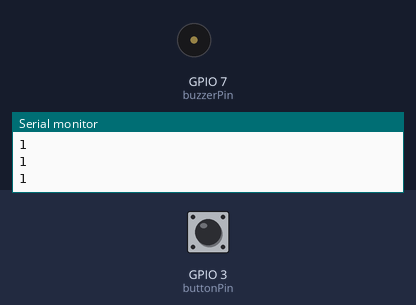
A sketch run on a simulated ESP32-S3. On the bench: buzzer (waves = sounding, pin HIGH), the last lines printed to the serial monitor. The inputs (shaded band) are chosen by the test bench; at power-on: GPIO 3 (buttonPin) HIGH.

Above: at 1.2 s.
1.3 s: GPIO 3 (buttonPin) pulled LOW for 0.15 s
At 1.55 s:
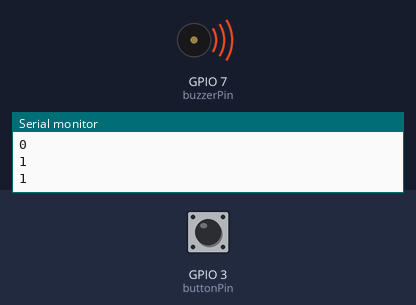
3.1 s: GPIO 3 (buttonPin) pulled LOW for 3.2 s
At 7.2 s:
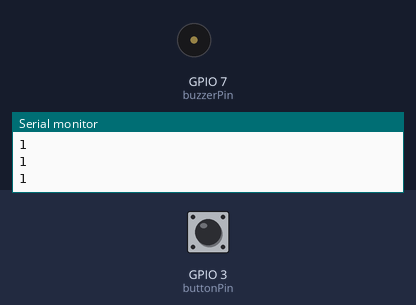
Timing chart, 0 to 8.7 s (numbered marks = the images above; inputs shaded):
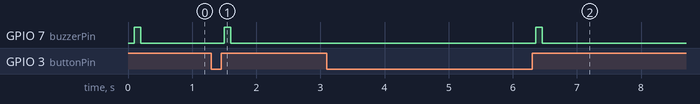

Measured:
- after the input at 1.3 s, GPIO 7 (buzzerPin): LOW → HIGH after 0.20 s, → LOW 0.10 s later
- after the input at 3.1 s, GPIO 7 (buzzerPin): LOW → HIGH after 3.3 s, → LOW 0.10 s later

The sketch:

BeepModule.ino
```cpp
// Quick Beeping Sound for button either held or not.

// Pin definitions
const int buttonPin = 3;  // Pushbutton pin
const int buzzerPin = 7;     // LED pin

// Variables
int buzzerState = LOW;          // Current state of the LED
int buttonState;             // Current reading from the button pin
int lastButtonState = HIGH;   // Previous reading from the button pin

bool buttonHandled = false; // Tracks if the button press has been handled

void setup() {
  Serial.begin(9600);
  pinMode(buttonPin, INPUT);
  pinMode(buzzerPin, OUTPUT);
  digitalWrite(buzzerPin, buzzerState); // Initialize LED state
}

void beepSound() {
  unsigned long lastDebounceTime = 0; // Last time the button state changed
  unsigned long debounceDelay = 50;   // Debounce time in milliseconds
  unsigned long beepDelay = 100;
  // Read the state of the button
  int reading = digitalRead(buttonPin);

  // Check for button state change (debounce)
  if (reading != lastButtonState) {
    lastDebounceTime = millis();
  }

  Serial.println(reading);
  if ((millis() - lastDebounceTime) > debounceDelay) {
    // If the button state has stabilized
    if (reading != buttonState) {
      buttonState = reading;

      if (buttonState == HIGH && !buttonHandled) {
        // Turn LED on, then off
        digitalWrite(buzzerPin, HIGH);
        // Don't use this delay, instead just rely on the delay 50
        delay(beepDelay); // Small delay to simulate brief ON state
        digitalWrite(buzzerPin, LOW);
        buttonHandled = true; // Mark this press as handled
      }
    }

    // Reset buttonHandled when the button is released
    if (buttonState == LOW) {
      buttonHandled = false;
    }
  }

  // Save the current reading as the last state for the next loop
  lastButtonState = reading;
  delay(50);
}

void loop() {
  beepSound();
}
```
